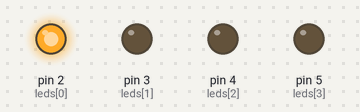
The sketch below on a simulated Arduino Uno, built with avr-gcc and run on an emulated ATmega328P. Shown: output pins drawn as LEDs (lit = HIGH).

Above: at 0.2 s.
At 1.2 s:
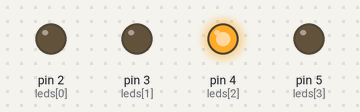
At 2.7 s:
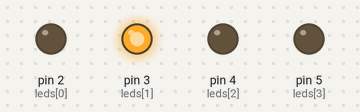
At 3.7 s:
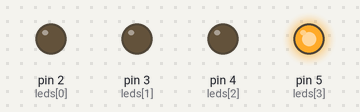
Timing chart, 0 to 4.6 s (numbered marks = the images above):
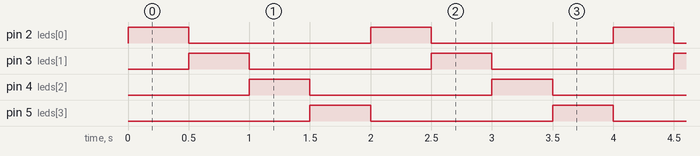

The sketch:

05_multiple_leds.ino
```cpp
int leds[] = {2, 3, 4, 5};
int n = 4;

void setup() {
  for (int i = 0; i < n; i++) pinMode(leds[i], OUTPUT);
}

void loop() {
  for (int i = 0; i < n; i++) {
    digitalWrite(leds[i], HIGH);
    delay(500);
    digitalWrite(leds[i], LOW);
  }
}
```

Measured:
- by itself, pin 2 (leds[0]), pin 3 (leds[1]), pin 4 (leds[2]), pin 5 (leds[3]): alternates HIGH for 0.50 s and LOW for 1.5 s
- by itself, everything shown: repeats every 2.0 s, in 5 steps
